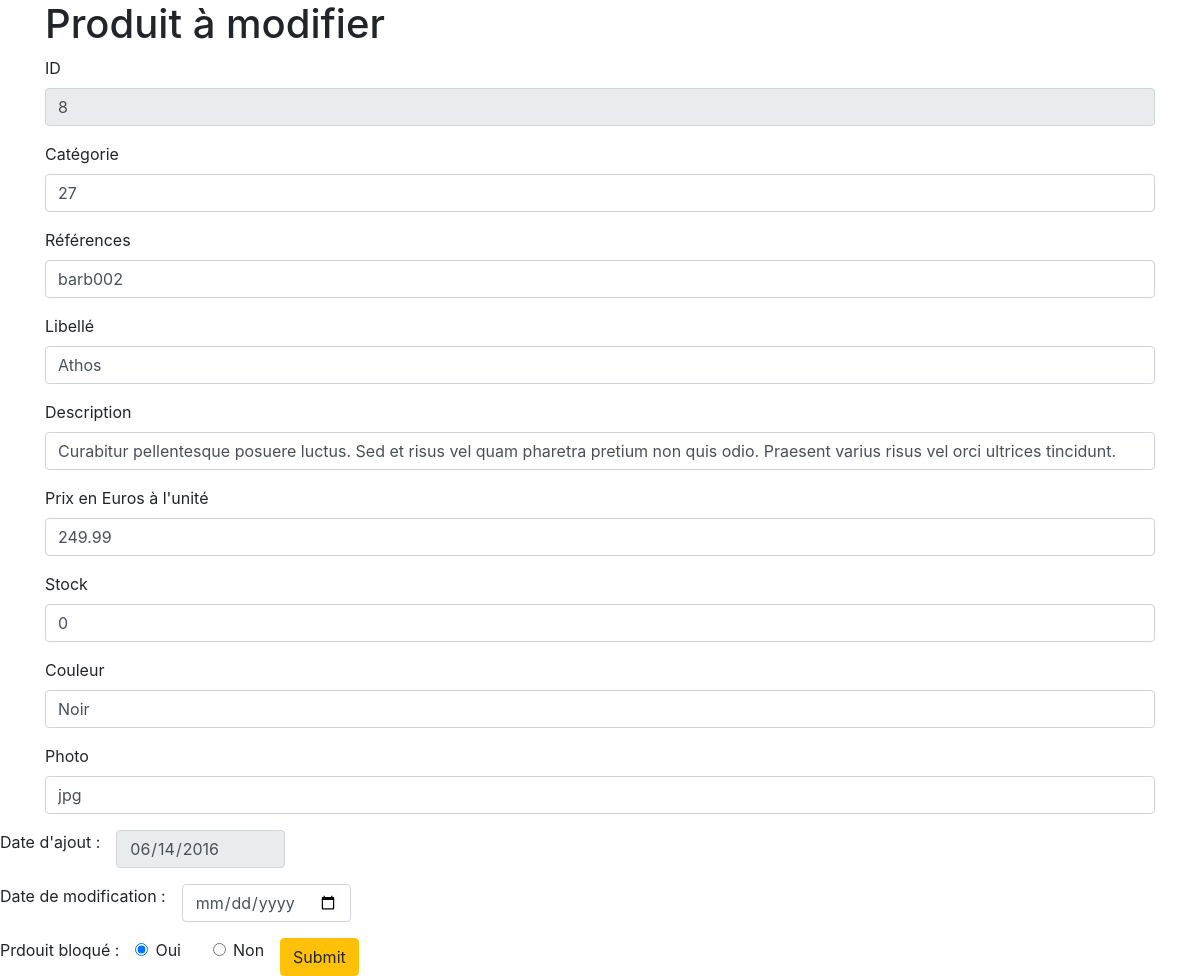
The app's page /Jarditou/back_office/updateForm.php?pro_id=8 with its own data.
### tables this page shows
CREATE TABLE IF NOT EXISTS `produits` (
  `pro_id` int UNSIGNED NOT NULL AUTO_INCREMENT COMMENT 'Clé de la table produits',
  `pro_cat_id` int UNSIGNED NOT NULL COMMENT 'Catégorie du produit',
  `pro_ref` varchar(10) NOT NULL COMMENT 'Référence produit',
  `pro_libelle` varchar(200) NOT NULL COMMENT 'Nom du produit',
  `pro_description` varchar(1000) DEFAULT NULL COMMENT 'Description du produit',
  `pro_prix` decimal(6,2) UNSIGNED NOT NULL COMMENT 'Prix ',
  `pro_stock` int NOT NULL DEFAULT '0' COMMENT 'Nombre d''unités en stock',
  `pro_couleur` varchar(30) DEFAULT NULL COMMENT 'Couleur',
  `pro_photo` varchar(4) DEFAULT 'jpg' COMMENT 'Extension de la photo',
  `pro_d_ajout` date NOT NULL COMMENT 'Date d''ajout',
  `pro_d_modif` datetime DEFAULT NULL COMMENT 'Date de modification',
  `pro_bloque` tinyint(1) DEFAULT NULL COMMENT 'Bloquer le produit à la vente',
  PRIMARY KEY (`pro_id`),
  UNIQUE KEY `idx_pro_ref` (`pro_ref`),
  KEY `fk_produits_cat_id` (`pro_cat_id`)
);

### Jarditou/back_office/updateForm.php (the view, shortened to what this page needs)
<!DOCTYPE html>
<html lang="en">
<head>
  <link rel="stylesheet" href="https://stackpath.bootstrapcdn.com/bootstrap/4.5.0/css/bootstrap.min.css">
</head>
<body>
  <?php
  $db = connexionBase();
  $id = $_GET['pro_id'];
  if ($id) {
    $requete = "SELECT * FROM produits WHERE pro_id =" . $id;
    $result = $db->query($requete);
    $row = $result->fetch(PDO::FETCH_OBJ);
  }
  ?>
  <div class="container">
    <h1>Produit à modifier</h1>
    <form action="script_modif.php" method="POST">
      <div class="form-group">
        <label for="ID">ID </label>
        <input type="number" name="ID" readonly class="form-control" id="ID" aria-describedby="ID" value="<?php echo $row->pro_id ?>">
      </div>
      <div class="form-group">
        <label for="categorie">Catégorie</label>
        <input type="text" name="categorie" class="form-control" id="categorie" aria-describedby="categorieProduit" value="<?php echo $row->pro_cat_id; ?>">
      </div>
      <div class="form-group">
        <label for="ref">Références</label>
        <input type="text" name="ref" class="form-control" id="ref" aria-describedby="referenceProduit" value="<?php echo $row->pro_ref ?>">
      </div>
      <div class="form-group">
        <label for="libelle">Libellé</label>
        <input type="text" name="libelle" class="form-control" id="libelle" aria-describedby="nomProduit" value="<?php echo $row->pro_libelle ?>">
      </div>
      <div class="form-group">
        <label for="desc">Description</label>
        <input type="text" name="desc" class="form-control" id="desc" aria-describedby="description" value="<?php echo $row->pro_description ?>">
      </div>
      <div class="form-group">
        <label for="prix">Prix en Euros à l'unité</label>
        <input type="number" step="0.01" name="prix" class="form-control" id="prix" aria-describedby="prix" value="<?php echo $row->pro_prix ?>">
      </div>
      <div class="form-group">
        <label for="stock">Stock</label>
        <input type="number" name="stock" class="form-control" id="stock" aria-describedby="stockRestant" value="<?php echo $row->pro_stock ?>">
      </div>
      <div class="form-group">
        <label for="color">Couleur</label>
        <input type="text" name="color" class="form-control" id="color" aria-describedby="couleur" value="<?php echo $row->pro_couleur ?>">
      </div>
      <div class="form-group">
        <label for="photo">Photo</label>
        <input type="text" name="photo" class="form-control" id="photo" aria-describedby="photo du produit" value="<?php echo $row->pro_photo ?>">
      </div>
  </div>
  <div class="d-block">
    <div class="d-flex">
      <span>Date d'ajout :</span>
      <div class="form-group mx-3">
        <input class="form-control" readonly type="date" value="<?php echo $row->pro_d_ajout ?>" id="dateAjout" name="dateAjout">
      </div>
    </div>
    <div class="d-flex">
      <span>Date de modification :</span>
      <div class="form-group mx-3">
        <input class="form-control" type="date" value="<?php echo $row->pro_d_modif ?>" id="dateModif" name="dateModif">
      </div>
    </div>
    <div class="d-flex">
      <span>Prdouit bloqué :</span>
      <div class="form-check mx-3">
        <input class="form-check-input" type="radio" name="bloque" id="bloqueOui" value="Oui" checked>
        <label class="form-check-label" for="bloqueOui">
          Oui
        </label>
      </div>
      <div class="form-check mx-3 ">
        <input class="form-check-input" type="radio" name="bloque" id="bloqueNon" value="Non">
        <label class="form-check-label" for="bloqueNon">
          Non
        </label>
      </div>
      <button type="submit" name="update" class="btn btn-warning d-block">Submit</button>
</body>
</html>

### records on screen
produits: ID "8", categorie "27", ref "barb002", libelle "Athos", desc "Curabitur pellentesque posuere luctus. Sed et risus vel quam pharetra pretium non quis odio. Praesent varius risus vel orci ultrices tincidunt.", prix "249.99", stock "0", color "Noir", photo "jpg", dateAjout "06/14/2016"
